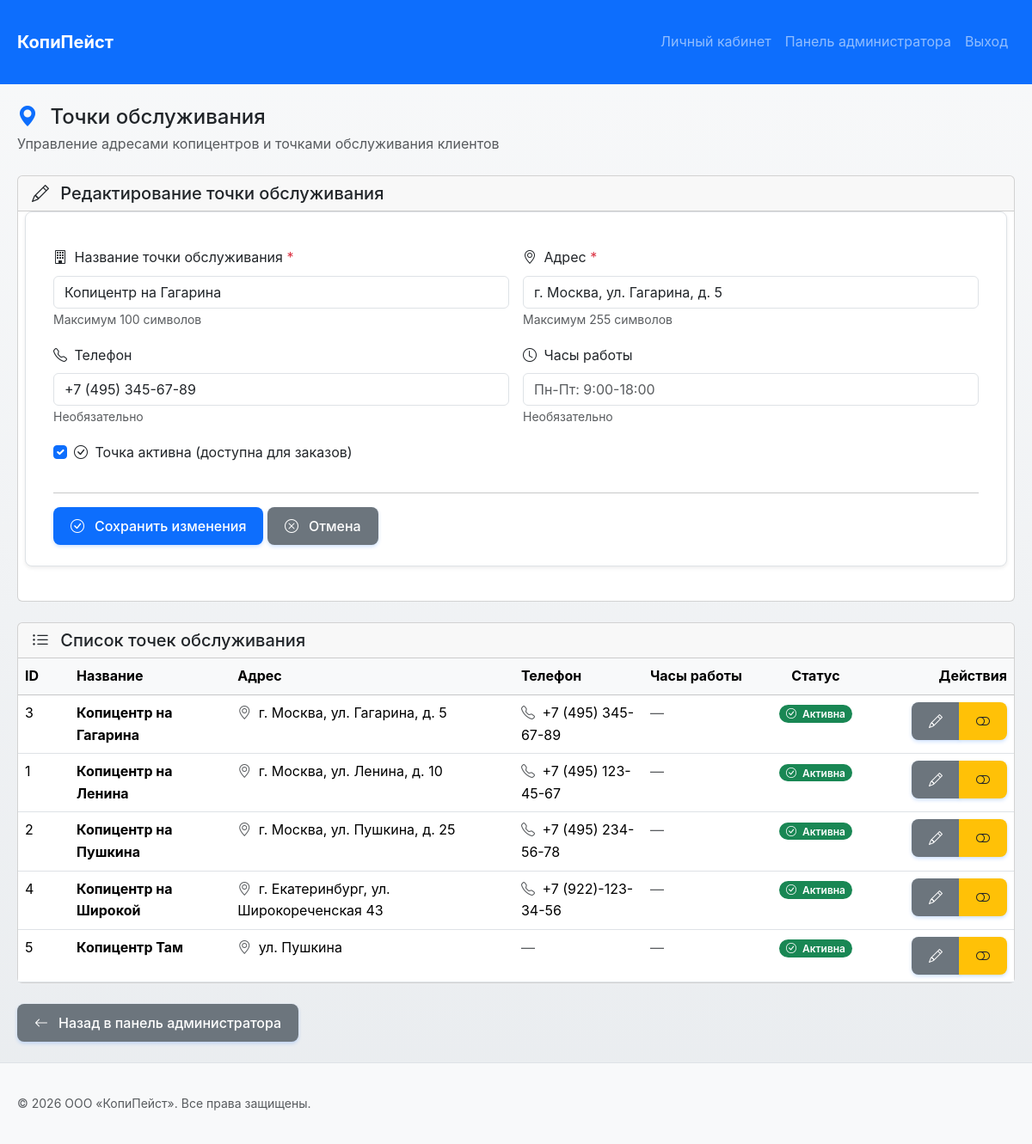
Page /admin/locations.php?edit=3 (signed in) on the committed database.
### tables this page shows
CREATE TABLE `locations` (
  `location_id` int NOT NULL,
  `location_name` varchar(255) NOT NULL,
  `address` varchar(500) NOT NULL,
  `phone` varchar(20) DEFAULT NULL,
  `is_active` tinyint(1) DEFAULT '1',
  `created_at` timestamp NULL DEFAULT CURRENT_TIMESTAMP,
  `working_hours` varchar(100) DEFAULT NULL COMMENT 'Часы работы'
);

### admin/locations.php (the view, shortened to what this page needs)
<?php
require_once __DIR__ . '/../function/connect.php';
$tableExists = false;
try {
    $pdo->query("SELECT 1 FROM locations LIMIT 1");
    $tableExists = true;
} catch (PDOException $e) {
    if ($e->getCode() === '42S02') {
        $error = 'Таблица locations не найдена в базе данных. Выполните SQL-скрипт: database/additional_tables.sql';
    }
}
$locations = [];
if ($tableExists) {
    try {
        $locations = $pdo->query("SELECT * FROM locations ORDER BY is_active DESC, location_name ASC")->fetchAll();
    } catch (PDOException $e) {
        $error = 'Ошибка загрузки точек обслуживания: ' . $e->getMessage();
    }
}
$editLocation = null;
if (isset($_GET['edit']) && $tableExists) {
    try {
        $locationId = intval($_GET['edit']);
        $stmt = $pdo->prepare("SELECT * FROM locations WHERE location_id = ?");
        $stmt->execute([$locationId]);
        $editLocation = $stmt->fetch();
    } catch (PDOException $e) {
        $error = 'Ошибка загрузки: ' . $e->getMessage();
    }
}
require_once __DIR__ . '/../function/layout_start.php';
?>
        <div class="d-flex justify-content-between align-items-center mb-4">
            <div>
                <h2 class="mb-1">
                    <i class="bi bi-geo-alt-fill text-primary me-2"></i>
                    Точки обслуживания
                </h2>
                <p class="text-muted mb-0">
                    Управление адресами копицентров и точками обслуживания клиентов
                </p>
            </div>
        </div>
        <?php if ($tableExists): ?>
        <section class="card mb-4">
            <div class="card-header">
                <h5 class="card-title mb-0">
                    <i class="bi bi-<?= $editLocation ? 'pencil' : 'plus-circle' ?> me-2"></i>
                    <?= $editLocation ? 'Редактирование точки обслуживания' : 'Добавить новую точку обслуживания' ?>
                </h5>
            </div>
            <div class="card-body">
                <form method="POST" class="row g-3">
                    <div class="col-md-6">
                        <label for="location_name" class="form-label">
                            <i class="bi bi-building me-1"></i>
                            Название точки обслуживания
                            <span class="text-danger">*</span>
                        </label>
                        <input type="text"
                               class="form-control"
                               name="location_name"
                               id="location_name"
                               maxlength="100"
                               value="<?= htmlspecialchars($editLocation['location_name'] ?? '') ?>"
                               placeholder="Например: Копицентр на Ленина"
                               required>
                        <small class="form-text text-muted">Максимум 100 символов</small>
                    </div>
                    <div class="col-md-6">
                        <label for="address" class="form-label">
                            <i class="bi bi-geo-alt me-1"></i>
                            Адрес
                            <span class="text-danger">*</span>
                        </label>
                        <input type="text"
                               class="form-control"
                               name="address"
                               id="address"
                               maxlength="255"
                               value="<?= htmlspecialchars($editLocation['address'] ?? '') ?>"
                               placeholder="Например: ул. Ленина, д. 1"
                               required>
                        <small class="form-text text-muted">Максимум 255 символов</small>
                    </div>
                    <div class="col-md-6">
                        <label for="phone" class="form-label">
                            <i class="bi bi-telephone me-1"></i>
                            Телефон
                        </label>
                        <input type="tel"
                               class="form-control"
                               name="phone"
                               id="phone"
                               maxlength="20"
                               value="<?= htmlspecialchars($editLocation['phone'] ?? '') ?>"
                               placeholder="+7 (999) 123-45-67">
                        <small class="form-text text-muted">Необязательно</small>
                    </div>
                    <div class="col-md-6">
                        <label for="working_hours" class="form-label">
                            <i class="bi bi-clock me-1"></i>
                            Часы работы
                        </label>
                        <input type="text"
                               class="form-control"
                               name="working_hours"
                               id="working_hours"
                               maxlength="100"
                               value="<?= htmlspecialchars($editLocation['working_hours'] ?? '') ?>"
                               placeholder="Пн-Пт: 9:00-18:00">
                        <small class="form-text text-muted">Необязательно</small>
                    </div>
                    <div class="col-12">
                        <div class="form-check">
                            <input class="form-check-input"
                                   type="checkbox"
                                   name="is_active"
                                   id="is_active"
                                   <?= ($editLocation['is_active'] ?? true) ? 'checked' : '' ?>>
                            <label class="form-check-label" for="is_active">
                                <i class="bi bi-check-circle me-1"></i>
                                Точка активна (доступна для заказов)
                            </label>
                        </div>
                    </div>
                    <div class="col-12">
                        <hr>
                        <button type="submit" class="btn btn-primary">
                            <i class="bi bi-<?= $editLocation ? 'check' : 'plus' ?>-circle me-1"></i>
                            <?= $editLocation ? 'Сохранить изменения' : 'Добавить точку' ?>
                        </button>
                        <?php if ($editLocation): ?>
                            <a href="locations.php" class="btn btn-secondary">
                                <i class="bi bi-x-circle me-1"></i>
                                Отмена
                            </a>
                        <?php endif; ?>
                    </div>
                </form>
            </div>
        </section>
        <section class="card">
            <div class="card-header">
                <h5 class="card-title mb-0">
                    <i class="bi bi-list-ul me-2"></i>
                    Список точек обслуживания
                </h5>
            </div>
            <div class="card-body p-0">
                <?php if (empty($locations)): ?>
                    <div class="text-center py-5">
                        <i class="bi bi-inbox display-1 text-muted"></i>
                        <p class="text-muted mt-3">Точки обслуживания не найдены</p>
                        <p class="small text-muted">Добавьте первую точку обслуживания с помощью формы выше</p>
                    </div>
                <?php else: ?>
                    <div class="table-responsive">
                        <table class="table table-hover mb-0">
                            <thead class="table-light">
                                <tr>
                                    <th style="width: 60px;">ID</th>
                                    <th>Название</th>
                                    <th>Адрес</th>
                                    <th style="width: 150px;">Телефон</th>
                                    <th style="width: 150px;">Часы работы</th>
                                    <th style="width: 100px;" class="text-center">Статус</th>
                                    <th style="width: 180px;" class="text-end">Действия</th>
                                </tr>
                            </thead>
                            <tbody>
                                <?php foreach($locations as $location): ?>
                                    <tr class="<?= !$location['is_active'] ? 'table-secondary' : '' ?>">
                                        <td><?= $location['location_id'] ?></td>
                                        <td>
                                            <strong><?= htmlspecialchars($location['location_name']) ?></strong>
                                        </td>
                                        <td>
                                            <i class="bi bi-geo-alt text-muted me-1"></i>
                                            <?= htmlspecialchars($location['address']) ?>
                                        </td>
                                        <td>
                                            <?php if ($location['phone']): ?>
                                                <i class="bi bi-telephone text-muted me-1"></i>
                                                <?= htmlspecialchars($location['phone']) ?>
                                            <?php else: ?>
                                                <span class="text-muted">—</span>
                                            <?php endif; ?>
                                        </td>
                                        <td>
                                            <?php if ($location['working_hours']): ?>
                                                <i class="bi bi-clock text-muted me-1"></i>
                                                <?= htmlspecialchars($location['working_hours']) ?>
                                            <?php else: ?>
                                                <span class="text-muted">—</span>
                                            <?php endif; ?>
                                        </td>
                                        <td class="text-center">
                                            <?php if ($location['is_active']): ?>
                                                <span class="badge bg-success">
                                                    <i class="bi bi-check-circle me-1"></i>
                                                    Активна
                                                </span>
                                            <?php endif; ?>
                                        </td>
                                        <td class="text-end">
                                            <div class="btn-group btn-group-sm" role="group">
                                                <a href="locations.php?edit=<?= $location['location_id'] ?>"
                                                   class="btn btn-secondary"
                                                   title="Редактировать">
                                                    <i class="bi bi-pencil"></i>
                                                </a>
                                                <?php if ($location['is_active']): ?>
                                                    <a href="locations.php?delete=<?= $location['location_id'] ?>"
                                                       class="btn btn-warning"
                                                       onclick="return confirm('Деактивировать точку обслуживания?')"
                                                       title="Деактивировать">
                                                        <i class="bi bi-toggle-off"></i>
                                                    </a>
                                                <?php endif; ?>
                                            </div>
                                        </td>
                                    </tr>
                                <?php endforeach; ?>
                            </tbody>
                        </table>
                    </div>
                <?php endif; ?>
            </div>
        </section>
        <?php endif; ?>
        <div class="mt-4">
            <a href="index.php" class="btn btn-secondary">
                <i class="bi bi-arrow-left me-1"></i>
                Назад в панель администратора
            </a>
        </div>
<?php require_once __DIR__ . '/../function/layout_end.php'; ?>

### css/style.css (style rules this page uses)
:root { --cp-primary: #0d6efd; --cp-primary-hover: #0b5ed7; --cp-primary-light: #cfe2ff; --cp-secondary: #6c757d; --cp-success: #198754; --cp-danger: #dc3545; --cp-warning: #ffc107; --cp-info: #0dcaf0; --cp-light: #f8f9fa; --cp-dark: #212529; --cp-gradient-primary: linear-gradient(135deg, #667eea 0%, #764ba2 100%); --cp-gradient-success: linear-gradient(135deg, #81FBB8 0%, #28C76F 100%); --cp-border: #dee2e6; --cp-border-light: #e9ecef; --cp-radius: 0.5rem; --cp-radius-sm: 0.25rem; --cp-radius-lg: 0.75rem; --cp-shadow: 0 0.125rem 0.25rem rgba(0, 0, 0, 0.075); --cp-shadow-md: 0 0.25rem 0.5rem rgba(0, 0, 0, 0.1); --cp-shadow-lg: 0 0.5rem 1rem rgba(0, 0, 0, 0.15); --cp-shadow-hover: 0 0.75rem 1.5rem rgba(0, 0, 0, 0.2); --cp-transition: all 0.3s cubic-bezier(0.4, 0, 0.2, 1); --cp-transition-fast: all 0.15s ease-in-out; --cp-font-sans: -apple-system, BlinkMacSystemFont, 'Segoe UI', Roboto, 'Helvetica Neue', Arial, sans-serif; --cp-font-mono: 'Monaco', 'Courier New', monospace; }
* { margin: 0; padding: 0; box-sizing: border-box; }
body, .site-body { font-family: var(--cp-font-sans); line-height: 1.6; color: var(--cp-dark); background: linear-gradient(to bottom, #f8f9fa 0%, #e9ecef 100%); min-height: 100vh; }
.site-main h2 { margin-bottom: 1.25rem; font-size: 1.5rem; color: var(--cp-dark); }
.btn { display: inline-flex; align-items: center; justify-content: center; gap: 0.5rem; padding: 0.625rem 1.25rem; background-color: var(--cp-primary); color: #fff; text-decoration: none; border: none; border-radius: var(--cp-radius); cursor: pointer; font-size: 1rem; font-weight: 500; transition: var(--cp-transition-fast); box-shadow: 0 2px 4px rgba(13, 110, 253, 0.2); position: relative; overflow: hidden; }
.btn::before { content: ''; position: absolute; top: 50%; left: 50%; width: 0; height: 0; border-radius: 50%; background: rgba(255, 255, 255, 0.3); transform: translate(-50%, -50%); transition: width 0.6s, height 0.6s; }
.btn-primary { background-color: var(--cp-primary); }
.btn-secondary { background-color: var(--cp-secondary); }
.btn-warning { background-color: var(--cp-warning); color: var(--cp-dark); }
form { background: #fff; padding: 1.5rem; border-radius: var(--cp-radius); box-shadow: var(--cp-shadow); margin-bottom: 1.5rem; border: 1px solid var(--cp-border); }
.badge { display: inline-block; padding: 0.25rem 0.5rem; background-color: var(--cp-danger); color: #fff; border-radius: 50rem; font-size: 0.75rem; font-weight: 600; }

### rows in the picture
locations: location_name "Копицентр на Гагарина", address "г. Москва, ул. Гагарина, д. 5", phone "+7 (495) 345-67-89", is_active "☑", location_id "3", shows "Активна"
locations: location_id "1", location_name "Копицентр на Ленина", address "г. Москва, ул. Ленина, д. 10", phone "+7 (495) 123-45-67", is_active 1 (drawn)
locations: location_id "2", location_name "Копицентр на Пушкина", address "г. Москва, ул. Пушкина, д. 25", phone "+7 (495) 234-56-78", is_active 1 (drawn)
locations: location_id "4", location_name "Копицентр на Широкой", address "г. Екатеринбург, ул. Широкореченская 43", phone "+7 (922)-123-34-56", is_active 1 (drawn)
locations: location_id "5", location_name "Копицентр Там", address "ул. Пушкина", is_active 1 (drawn)
